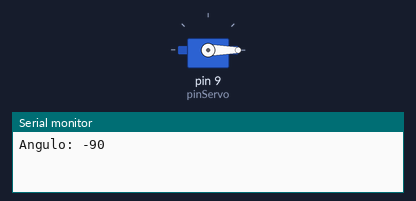
Bench run of a sketch on a simulated Arduino Uno, built with avr-gcc and run on an emulated ATmega328P. On the bench: servo, the last lines printed to the serial monitor.

Above: at 0.05 s.
At 3.0 s:
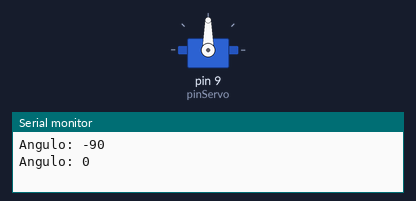
At 6.0 s:
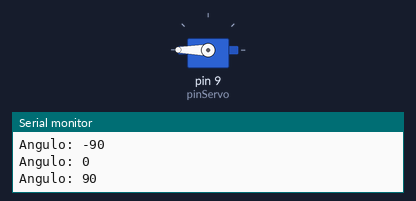
Timing chart, 0 to 7.8 s (numbered marks = the images above):
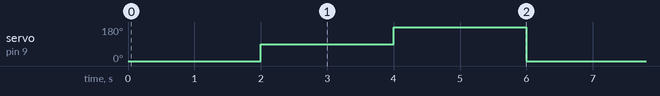

The sketch:

ej_3b.ino
```cpp
#include <Servo.h>

Servo miServo;
const int pinServo = 9;

// Convierte un ángulo en el rango [-90, 90] al rango [0, 180] que espera write()
int convertirAngulo(float anguloDeseado) {
  return anguloDeseado + 90;
}

void setup() {
  Serial.begin(115200);
  miServo.attach(pinServo);
}

void loop() {
  // -90°
  miServo.write(convertirAngulo(-90));
  Serial.println("Angulo: -90");
  delay(2000);

  // 0°
  miServo.write(convertirAngulo(0));
  Serial.println("Angulo: 0");
  delay(2000);

  // 90°
  miServo.write(convertirAngulo(90));
  Serial.println("Angulo: 90");
  delay(2000);
}
```

Measured:
- by itself, servo on pin 9 (pinServo): repeats every 6.0 s: 180° 2.0 s, 0° 2.0 s, 90° 2.0 s
